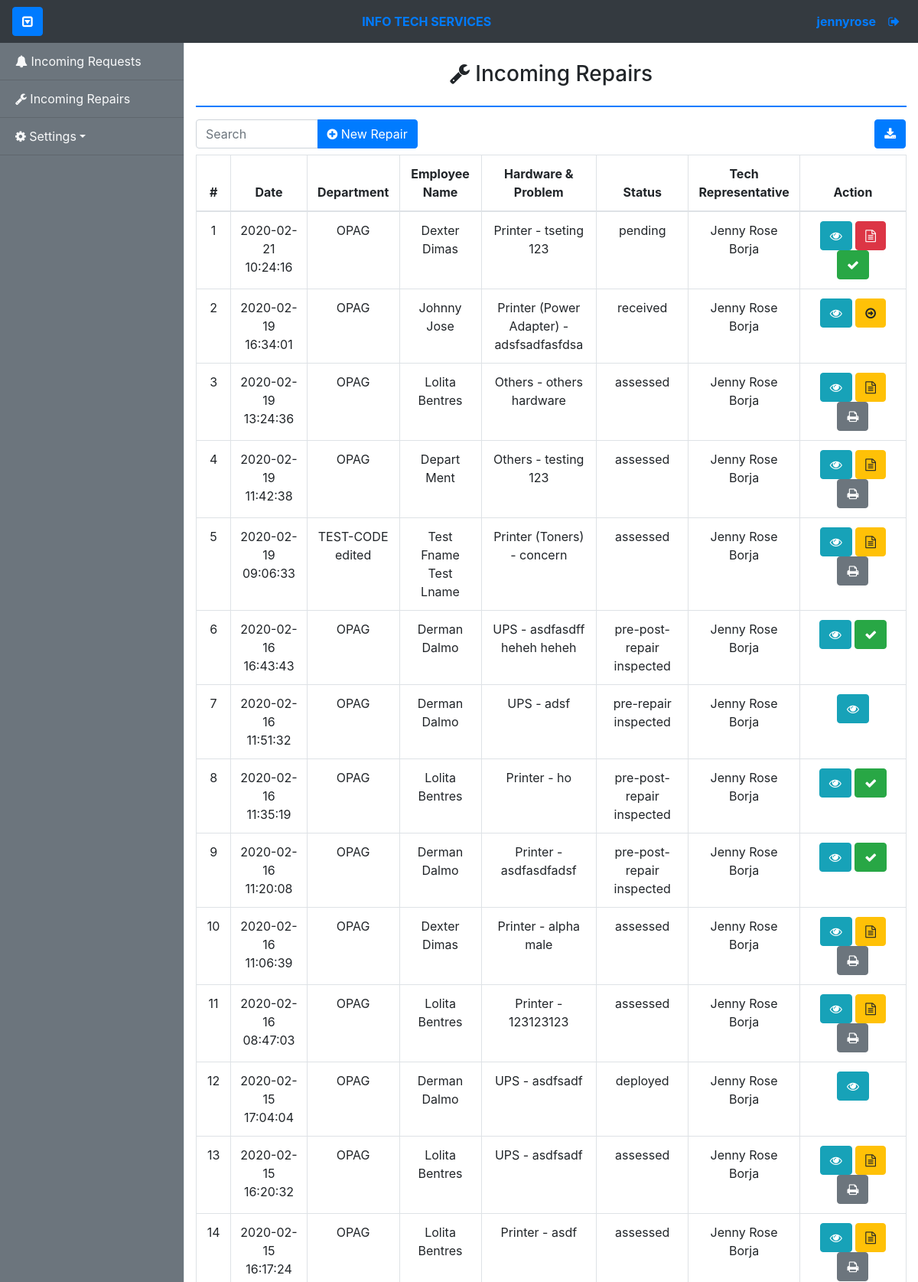
Page /admin/incoming-repairs.php (signed in, upper part) on the committed database.
### tables this page shows
CREATE TABLE `itservices_request_tbl` (
  `itsrequest_id` int(11) NOT NULL,
  `dept_id` int(11) DEFAULT NULL,
  `emp_id` int(11) DEFAULT NULL,
  `itsrequest_date` datetime NOT NULL,
  `concern` varchar(255) NOT NULL,
  `status` enum('post-repair inspected','pre-repair inspected','assessment pending','deployed','done','pending','received','assessed','pre-post-repair inspected') NOT NULL DEFAULT 'received',
  `statusupdate_useraccount_id` int(255) DEFAULT NULL,
  `itsrequest_category` enum('hw','other') DEFAULT NULL,
  `hwcomponent_id` int(11) DEFAULT NULL,
  `hwcomponent_sub_id` int(11) NOT NULL,
  `itshw_category` enum('on-site','walk-in','pulled-out') DEFAULT NULL,
  `property_num` varchar(255) DEFAULT NULL,
  `solution` varchar(500) DEFAULT NULL,
  `received_date` datetime DEFAULT NULL
);

CREATE TABLE `department_tbl` (
  `dept_id` int(11) NOT NULL,
  `dept_code` varchar(255) NOT NULL,
  `dept_name` varchar(255) NOT NULL
);

CREATE TABLE `employee_tbl` (
  `emp_id` int(11) NOT NULL,
  `dept_id` int(11) DEFAULT NULL,
  `emp_idnum` int(255) NOT NULL,
  `emp_fname` varchar(255) NOT NULL,
  `emp_lname` varchar(255) NOT NULL,
  `emp_position` varchar(255) DEFAULT NULL
);

CREATE TABLE `hardwarecomponent_tbl` (
  `hwcomponent_id` int(11) NOT NULL,
  `hwcomponent_name` varchar(255) NOT NULL,
  `hwcomponent_type` enum('main','sub') DEFAULT NULL,
  `hwcomponent_category` int(10) DEFAULT NULL
);

### config/controllers/controller.php (called while the page is built, shortened)
<?php
class Controller
{
	public function getHardwareComponents($hwcomponent_id = null)
	{
		global $con;
		if ($hwcomponent_id == null) {
			$qry = "SELECT * FROM hardwarecomponent_tbl";
			$result = $con->query($qry);
			if ($result) {
				$components = array();
				while ($row = $result->fetch_assoc()) {
					$components[] = $row;
				}
				return $components;
			} else {
				return false;
			}
		} else {
			$qry = "SELECT * FROM hardwarecomponent_tbl WHERE hwcomponent_id = '" . $hwcomponent_id . "' ";
			$result = $con->query($qry);
			return $result ? $result->fetch_assoc() : false;
		}
	}
	public function getUserAccount($useraccount_id = null)
	{
		global $con;
		if ($useraccount_id == null) {
			$qry = "SELECT * FROM useraccount_tbl LEFT JOIN employee_tbl ON useraccount_tbl.emp_id=employee_tbl.emp_id LEFT JOIN department_tbl ON useraccount_tbl.dept_id=department_tbl.dept_id";
			if ($con->query($qry)) {
				$result = $con->query($qry);
				if ($result->num_rows != 0) {
					$users = array();
					while ($row = $result->fetch_assoc()) {
						$users[] = $row;
					}
					return $users;
				} else {
					return $result->num_rows;
				}
			} else {
				return false;
			}
		} else {
			$qry = "SELECT * FROM useraccount_tbl LEFT JOIN employee_tbl ON useraccount_tbl.emp_id=employee_tbl.emp_id LEFT JOIN department_tbl ON useraccount_tbl.dept_id=department_tbl.dept_id WHERE useraccount_tbl.useraccount_id = '" . $useraccount_id . "' ";
			$result = $con->query($qry);
			return $result ? $result->fetch_assoc() : false;
		}
	}
	public function getRepair($itsrequest_id = null)
	{
		global $con;
		if ($itsrequest_id == null) {
			$qry = "SELECT * FROM itservices_request_tbl
							INNER JOIN employee_tbl ON itservices_request_tbl.emp_id=employee_tbl.emp_id
							INNER JOIN department_tbl ON itservices_request_tbl.dept_id=department_tbl.dept_id
							INNER JOIN hardwarecomponent_tbl ON itservices_request_tbl.hwcomponent_id=hardwarecomponent_tbl.hwcomponent_id
							WHERE itshw_category != 'on-site' AND itshw_category is NOT NULL
							ORDER BY itsrequest_date DESC";
			if ($con->query($qry)) {
				$result = $con->query($qry);
				$requests = array();
				while ($row = $result->fetch_assoc()) {
					$requests[] = $row;
				}
				return $requests;
			} else {
				return false;
			}
		}
	}
	public function getAssessmentReportByRequestId($itsrequest_id = null)
	{
		global $con;
		if ($itsrequest_id == null) {
			$qry = "SELECT * FROM repassessreport_tbl ORDER BY assessment_date";
			if ($con->query($qry)) {
				$result = $con->query($qry);
				if ($result->num_rows != 0) {
					$reports = array();
					while ($row = $result->fetch_assoc()) {
						$reports[] = $row;
					}
					return $reports;
				} else {
					return $result->num_rows;
				}
			} else {
				return false;
			}
		} else {
			$qry = "SELECT * FROM repassessreport_tbl WHERE itsrequest_id = {$itsrequest_id} ";
			if ($con->query($qry)) {
				$result = $con->query($qry);
				if ($result->num_rows != 0) {
					return $result->fetch_assoc();
				} else {
					return $result->num_rows;
				}
			} else {
				return false;
			}
		}
	}
}

### tables/incomingrepair-tbl.php (the view, shortened to what this page needs)
<?php
if (!$repairs) {
?>
  <div class="alert alert-info text-center">
    <?= "No Incoming Repair Queued!"; ?>
  </div>
<?php
} else {
?>
  <table class="table table-bordered text-center">
    <thead>
      <th>#</th>
      <th>Date</th>
      <th>Department</th>
      <th>Employee Name</th>
      <th>Hardware & Problem</th>
      <th>Status</th>
      <th>Tech Representative</th>
      <th>Action</th>
    </thead>
    <tbody id="table_body">
      <?php
      $id = 1;
      foreach ($repairs as $repair) {
        $component = $control->getHardwareComponents($repair['hwcomponent_sub_id']);
        $assessmentReport = $control->getAssessmentReportByRequestId($repair['itsrequest_id']);
      ?>
        <tr>
          <td> <?= $id ?> </td>
          <td> <?= $repair['itsrequest_date'] ?> </td>
          <td> <?= $repair['dept_code'] ?> </td>
          <td> <?= $repair['emp_fname'] ?> <?= $repair['emp_lname'] ?> </td>
          <td> <?= $repair['hwcomponent_name'] ?>
            <?php if ($component) : ?>
              (<?= $component['hwcomponent_name'] ?>)
            <?php endif; ?>
            - <?= $repair['concern'] ?> </td>
          <td> <?= $repair['status'] ?> </td>
          <td>
            <?php
            $techRecEmployee = $control->getUserAccount($repair['statusupdate_useraccount_id']);
            echo $techRecEmployee['emp_fname'] . ' ' . $techRecEmployee['emp_lname'];
            ?>
          </td>
          <td style="width: 15%">
            <button type="button" class="btn btn-info view" data-toggle="tooltip" title="View Details" id="<?= $repair['itsrequest_id'] ?>"><i class="fa fa-eye" aria-hidden="true"></i></button>
            <?php
            if ($repair['status'] === 'received') {
            ?>
              <button type="button" class="btn btn-warning pending" data-toggle="tooltip" title="Start Repair" id="<?= $repair['itsrequest_id'] ?>" data-id="<?= $_SESSION['useraccount_id'] ?>"><i class="fa fa-arrow-circle-o-right" aria-hidden="true"></i></button>
            <?php
            } else if ($repair['status'] == 'pending') {
            ?>
              <button type="button" class="btn btn-assessment btn-danger assess" data-toggle="tooltip" title="For Assessment" id="<?= $repair['itsrequest_id'] ?>" data-useraccount_id="<?= $_SESSION['useraccount_id'] ?>" data-hwcomponent_id="<?= $repair['hwcomponent_id'] ?>" data-dept_id="<?= $repair['dept_id'] ?>"><i class="fa fa-file-text-o" aria-hidden="true"></i></button>
              <button type="button" class="btn btn-success done" data-toggle="tooltip" title="Done" id="<?= $repair['itsrequest_id'] ?>" data-id="<?= $_SESSION['useraccount_id'] ?>"><i class="fa fa-check" aria-hidden="true"></i></button>
            <?php
            } else if ($repair['status'] === 'assessment pending') {
            ?>
              <button type="button" class="btn btn-danger assessment-created" data-toggle="tooltip" title="Assessment Created" id="<?= $repair['itsrequest_id'] ?>" data-id="<?= $_SESSION['useraccount_id'] ?>"><i class="fa fa-check-circle-o" aria-hidden="true"></i></button>
            <?php
            } else if ($repair['status'] === 'assessed') {
            ?>
              <button type="button" class="btn btn-warning pre-post-inspect" data-toggle="tooltip" title="Pre And Post Repair Inspect" id="<?= $repair['itsrequest_id'] ?>" data-id="<?= $_SESSION['useraccount_id'] ?>" data-assessment-report-id="<?= $assessmentReport['repassessreport_id'] ?>"><i class="fa fa-file-text-o" aria-hidden="true"></i></button>
              <button type="button" class="btn btn-secondary btn-print-assessment" data-toggle="tooltip" title="Print Assessment Form" data-assessment-report-id="<?= $assessmentReport['repassessreport_id'] ?>"><i class="fa fa-print" aria-hidden="true"></i></button>
            <?php } else if ($repair['status'] === 'pre-post-repair inspected') { ?>
              <button type="button" class="btn btn-success done" data-toggle="tooltip" title="Done" id="<?= $repair['itsrequest_id'] ?>" data-id="<?= $_SESSION['useraccount_id'] ?>"><i class="fa fa-check" aria-hidden="true"></i></button>
            <?php } ?>
          </td>
        </tr>
      <?php
        $id += 1;
      }
      ?>
    </tbody>
  </table>
  </div>
  </div>
<?php
}
?>

### css/simple-sidebar.css (style rules this page uses)
body { overflow-x: hidden; }

### rows in the picture
itservices_request_tbl: itsrequest_date "2020-02-21 10:24:16", dept.dept_code "OPAG", emp.emp_fname "Dexter", emp.emp_lname "Dimas", hwcomponent.hwcomponent_name "Printer", concern "tseting 123", status "pending", employee_tbl.emp_fname "Jenny Rose", employee_tbl.emp_lname "Borja"
itservices_request_tbl: itsrequest_date "2020-02-19 16:34:01", dept.dept_code "OPAG", emp.emp_fname "Johnny", emp.emp_lname "Jose", hwcomponent.hwcomponent_name "Printer", hardwarecomponent_tbl.hwcomponent_name "Power Adapter", concern "adsfsadfasfdsa", status "received", employee_tbl.emp_fname "Jenny Rose", employee_tbl.emp_lname "Borja"
itservices_request_tbl: itsrequest_date "2020-02-19 13:24:36", dept.dept_code "OPAG", emp.emp_fname "Lolita", emp.emp_lname "Bentres", hwcomponent.hwcomponent_name "Others", concern "others hardware", status "assessed", employee_tbl.emp_fname "Jenny Rose", employee_tbl.emp_lname "Borja"
itservices_request_tbl: itsrequest_date "2020-02-19 11:42:38", dept.dept_code "OPAG", emp.emp_fname "Depart", emp.emp_lname "Ment", hwcomponent.hwcomponent_name "Others", concern "testing 123", status "assessed", employee_tbl.emp_fname "Jenny Rose", employee_tbl.emp_lname "Borja"
itservices_request_tbl: itsrequest_date "2020-02-19 09:06:33", dept.dept_code "TEST-CODE edited", emp.emp_fname "Test Fname", emp.emp_lname "Test Lname", hwcomponent.hwcomponent_name "Printer", hardwarecomponent_tbl.hwcomponent_name "Toners", concern "concern", status "assessed", employee_tbl.emp_fname "Jenny Rose", employee_tbl.emp_lname "Borja"
itservices_request_tbl: itsrequest_date "2020-02-16 16:43:43", dept.dept_code "OPAG", emp.emp_fname "Derman", emp.emp_lname "Dalmo", hwcomponent.hwcomponent_name "UPS", concern "asdfasdff heheh heheh", status "pre-post-repair inspected", employee_tbl.emp_fname "Jenny Rose", employee_tbl.emp_lname "Borja"
itservices_request_tbl: itsrequest_date "2020-02-16 11:51:32", dept.dept_code "OPAG", emp.emp_fname "Derman", emp.emp_lname "Dalmo", hwcomponent.hwcomponent_name "UPS", concern "adsf", status "pre-repair inspected", employee_tbl.emp_fname "Jenny Rose", employee_tbl.emp_lname "Borja"
itservices_request_tbl: itsrequest_date "2020-02-16 11:35:19", dept.dept_code "OPAG", emp.emp_fname "Lolita", emp.emp_lname "Bentres", hwcomponent.hwcomponent_name "Printer", concern "ho", status "pre-post-repair inspected", employee_tbl.emp_fname "Jenny Rose", employee_tbl.emp_lname "Borja"
itservices_request_tbl: itsrequest_date "2020-02-16 11:20:08", dept.dept_code "OPAG", emp.emp_fname "Derman", emp.emp_lname "Dalmo", hwcomponent.hwcomponent_name "Printer", concern "asdfasdfadsf", status "pre-post-repair inspected", employee_tbl.emp_fname "Jenny Rose", employee_tbl.emp_lname "Borja"
itservices_request_tbl: itsrequest_date "2020-02-16 11:06:39", dept.dept_code "OPAG", emp.emp_fname "Dexter", emp.emp_lname "Dimas", hwcomponent.hwcomponent_name "Printer", concern "alpha male", status "assessed", employee_tbl.emp_fname "Jenny Rose", employee_tbl.emp_lname "Borja"
itservices_request_tbl: itsrequest_date "2020-02-16 08:47:03", dept.dept_code "OPAG", emp.emp_fname "Lolita", emp.emp_lname "Bentres", hwcomponent.hwcomponent_name "Printer", concern "123123123", status "assessed", employee_tbl.emp_fname "Jenny Rose", employee_tbl.emp_lname "Borja"
itservices_request_tbl: itsrequest_date "2020-02-15 17:04:04", dept.dept_code "OPAG", emp.emp_fname "Derman", emp.emp_lname "Dalmo", hwcomponent.hwcomponent_name "UPS", concern "asdfsadf", status "deployed", employee_tbl.emp_fname "Jenny Rose", employee_tbl.emp_lname "Borja"
itservices_request_tbl: itsrequest_date "2020-02-15 16:20:32", dept.dept_code "OPAG", emp.emp_fname "Lolita", emp.emp_lname "Bentres", hwcomponent.hwcomponent_name "UPS", concern "asdfsadf", status "assessed", employee_tbl.emp_fname "Jenny Rose", employee_tbl.emp_lname "Borja"
itservices_request_tbl: itsrequest_date "2020-02-15 16:17:24", dept.dept_code "OPAG", emp.emp_fname "Lolita", emp.emp_lname "Bentres", hwcomponent.hwcomponent_name "Printer", concern "asdf", status "assessed", employee_tbl.emp_fname "Jenny Rose", employee_tbl.emp_lname "Borja"

### other values in the picture
$_SESSION['username'] "jennyrose"
